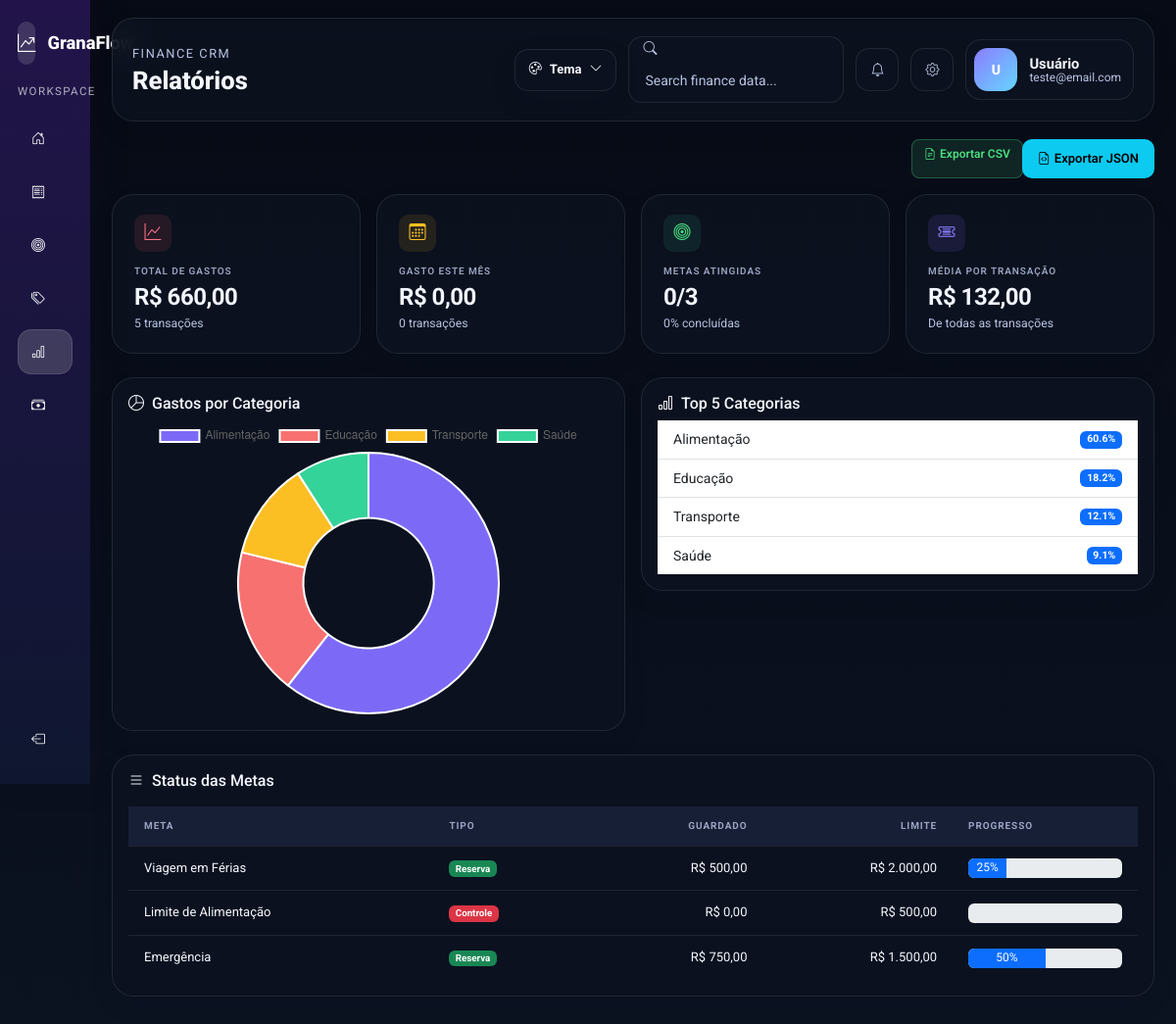
The app's page /public/relatorio (signed in) with its own data.
### tables this page shows
CREATE TABLE IF NOT EXISTS metas (
  id_meta INT AUTO_INCREMENT PRIMARY KEY,
  id_usuario INT NOT NULL,
  id_categoria INT NULL,
  nome_meta VARCHAR(50) NOT NULL,
  valor_limite DECIMAL(10,2) NOT NULL,
  valor_guardado DECIMAL(10,2) DEFAULT 0.00,
  tipo ENUM('gasto', 'reserva') DEFAULT 'gasto',
  data_inicio DATE,
  data_fim DATE,
  data_criacao DATETIME DEFAULT CURRENT_TIMESTAMP,
  FOREIGN KEY (id_usuario) REFERENCES usuarios(id_usuario) ON DELETE CASCADE,
  FOREIGN KEY (id_categoria) REFERENCES categorias(id_categoria) ON DELETE SET NULL
);

### app/Core/Controller.php (called while the page is built, shortened)
<?php
class Controller
{
    public function model($model)
    {
        $file = dirname(__DIR__) . '/Models/' . $model . '.php';
        return new $modelClass();
    }
    public function view($view, $data = [])
    {
        extract($data);
        require_once dirname(__DIR__) . '/Views/' . $view . '.php';
    }
}

### app/Controllers/RelatorioController.php (called while the page is built, shortened)
<?php
class RelatorioController extends Controller
{
    public function index()
    {
        $id_usuario = $_SESSION['id_usuario'];
        $gastoModel = $this->model('Gasto');
        $metaModel = $this->model('Meta');
        $gastos = $gastoModel->getGastos($id_usuario);
        $metas = $metaModel->getMetas($id_usuario);
        $total_gastos = array_sum(array_column($gastos, 'valor'));
        $mes_atual = date('m');
        $ano_atual = date('Y');
        $gastos_mes = array_filter($gastos, function ($g) use ($mes_atual, $ano_atual) {
            return date('m', strtotime($g['data_gasto'])) == $mes_atual
                && date('Y', strtotime($g['data_gasto'])) == $ano_atual;
        });
        $total_mes = array_sum(array_column($gastos_mes, 'valor'));
        $gastos_categoria = [];
        foreach ($gastos as $g) {
            if (!isset($gastos_categoria[$g['categoria']])) {
                $gastos_categoria[$g['categoria']] = 0;
            }
            $gastos_categoria[$g['categoria']] += $g['valor'];
        }
        arsort($gastos_categoria);
        $total_metas = count($metas);
        $metas_atingidas = count(array_filter($metas, function ($m) {
            return $m['valor_guardado'] >= $m['valor_limite'];
        }));
        $data = [
            'total_gastos' => $total_gastos,
            'total_mes' => $total_mes,
            'quantidade_gastos' => count($gastos),
            'quantidade_mes' => count($gastos_mes),
            'gastos_categoria' => $gastos_categoria,
            'metas' => $metas,
            'total_metas' => $total_metas,
            'metas_atingidas' => $metas_atingidas,
            'gastos' => $gastos,
        ];
        $this->view('relatorios/index', $data);
    }
}

### app/Core/App.php (called while the page is built, shortened)
<?php
class App
{
    protected $method     = 'login';
    public function __construct()
    {
        $url = $this->parseUrl();
        $controllerNome    = ucfirst(strtolower($url[0])) . 'Controller';
        $this->controller = $controllerNome;
        unset($url[0]);
        $url = array_values($url);
        $controllerObj   = new $controllerClass();
        if (!empty($url[0]) && method_exists($controllerObj, $url[0])) {
            $this->method = $url[0];
            unset($url[0]);
            $url = array_values($url);
        } else {
            $defaults = [
                'AuthController'      => 'login',
                'DashboardController' => 'index',
                'GastosController'    => 'index',
                'MetasController'     => 'index',
            ];
            $this->method = $defaults[$this->controller] ?? 'index';
        }
        $this->params = $url;
        call_user_func_array([$controllerObj, $this->method], $this->params);
    }
    protected function parseUrl()
    {
        if (isset($_GET['url'])) {
            return array_values(explode(
                '/',
                filter_var(rtrim($_GET['url'], '/'), FILTER_SANITIZE_URL)
            ));
        }
        return [];
    }
}

### public/index.php (called while the page is built)
<?php
require_once dirname(__DIR__) . '/app/init.php';
require_once dirname(__DIR__) . '/app/Core/App.php';
new \App\Core\App();

### app/init.php (called while the page is built, shortened)
<?php
spl_autoload_register(function ($class) {
    if (strpos($class, 'App\\') === 0) {
        $relative = substr($class, 4);
        $relative = str_replace('\\', '/', $relative);
        $file = dirname(__DIR__) . '/app/' . $relative . '.php';
    }
});

### app/Core/Model.php (called while the page is built, shortened)
<?php
class Model
{
    public function __construct()
    {
        $host   = "localhost";
        $usuario = "root";
        $senha  = "";
        $banco  = "granaflow";
        $porta  = 3308;
        $this->db = new mysqli($host, $usuario, $senha, $banco, $porta);
    }
}

### app/Models/Gasto.php (called while the page is built, shortened)
<?php
class Gasto extends Model
{
    public function getGastos($usuario_id, $filtro_categoria = null, $filtro_mes = null, $ordem = 'data_desc', $busca = null)
    {
        $sql = "SELECT g.*, c.nome AS categoria, m.simbolo
                FROM gastos g
                JOIN categorias c ON g.id_categoria = c.id_categoria
                JOIN moedas m ON g.id_moeda = m.id_moeda
                WHERE g.id_usuario = ?";
        $params = [$usuario_id];
        $tipos = "i";
        switch ($ordem) {
            default:
                $sql .= " ORDER BY g.data_gasto DESC";
        }
        $stmt = $this->db->prepare($sql);
        $stmt->bind_param($tipos, ...$params);
        $stmt->execute();
        return $stmt->get_result()->fetch_all(MYSQLI_ASSOC);
    }
}

### app/Models/Meta.php (called while the page is built, shortened)
<?php
class Meta extends Model
{
    public function getMetas($id_usuario)
    {
        $stmt = $this->db->prepare("SELECT * FROM metas WHERE id_usuario = ? ORDER BY data_criacao DESC");
        $stmt->bind_param("i", $id_usuario);
        $stmt->execute();
        return $stmt->get_result()->fetch_all(MYSQLI_ASSOC);
    }
}

### app/Views/relatorios/index.php (the view, shortened to what this page needs)
<?php
require_once dirname(__DIR__) . '/partials/shell_top.php';
?>
<div class="d-flex justify-content-end mb-3">
    <div class="btn-group">
        <a href="<?= BASE_URL ?>relatorio/exportarCSV" class="btn btn-success btn-acao btn-sm">
            <i class="bi bi-file-earmark-text me-1"></i>Exportar CSV
        </a>
        <a href="<?= BASE_URL ?>relatorio/exportarJSON" class="btn btn-info btn-acao btn-sm">
            <i class="bi bi-file-earmark-code me-1"></i>Exportar JSON
        </a>
    </div>
</div>
<div class="row g-3 mb-4">
    <div class="col-md-3"><div class="card card-resumo"><div class="card-body"><div class="card-resumo-icon" style="background:rgba(248,113,113,0.1);color:var(--red);"><i class="bi bi-graph-up"></i></div><h6>Total de Gastos</h6><div class="valor">R$ <?= number_format($total_gastos, 2, ',', '.') ?></div><small class="page-subtitle"><?= $quantidade_gastos ?> transações</small></div></div></div>
    <div class="col-md-3"><div class="card card-resumo"><div class="card-body"><div class="card-resumo-icon" style="background:rgba(251,191,36,0.1);color:var(--yellow);"><i class="bi bi-calendar3"></i></div><h6>Gasto este Mês</h6><div class="valor">R$ <?= number_format($total_mes, 2, ',', '.') ?></div><small class="page-subtitle"><?= $quantidade_mes ?> transações</small></div></div></div>
    <div class="col-md-3"><div class="card card-resumo"><div class="card-body"><div class="card-resumo-icon" style="background:rgba(52,211,153,0.1);color:var(--green);"><i class="bi bi-bullseye"></i></div><h6>Metas Atingidas</h6><div class="valor"><?= $metas_atingidas ?>/<?= $total_metas ?></div><small class="page-subtitle"><?= $total_metas > 0 ? number_format(($metas_atingidas / $total_metas * 100), 0) : 0 ?>% concluídas</small></div></div></div>
    <div class="col-md-3"><div class="card card-resumo"><div class="card-body"><div class="card-resumo-icon" style="background:rgba(124,106,247,0.12);color:var(--accent);"><i class="bi bi-ticket-detailed"></i></div><h6>Média por Transação</h6><div class="valor">R$ <?= $quantidade_gastos > 0 ? number_format($total_gastos / $quantidade_gastos, 2, ',', '.') : '0,00' ?></div><small class="page-subtitle">De todas as transações</small></div></div></div>
</div>
<div class="row g-3 mb-4">
    <div class="col-md-6"><div class="card formulario-card"><div class="card-body"><h6><i class="bi bi-pie-chart me-2"></i>Gastos por Categoria</h6><canvas id="graficoCategoria" style="max-height:300px;"></canvas></div></div></div>
    <div class="col-md-6"><div class="card formulario-card"><div class="card-body"><h6><i class="bi bi-bar-chart me-2"></i>Top 5 Categorias</h6><div class="list-group list-group-flush"><?php $top5 = array_slice($gastos_categoria, 0, 5, true); $total_categoria = array_sum($gastos_categoria); foreach ($top5 as $categoria => $valor): $percentual = $total_categoria > 0 ? ($valor / $total_categoria * 100) : 0; ?><div class="list-group-item d-flex justify-content-between align-items-center"><span><?= htmlspecialchars($categoria) ?></span><span class="badge bg-primary"><?= number_format($percentual, 1) ?>%</span></div><?php endforeach; ?></div></div></div></div>
</div>
<?php if (!empty($metas)): ?>
    <div class="card formulario-card">
        <div class="card-body">
            <h6 class="mb-3"><i class="bi bi-list me-2"></i>Status das Metas</h6>
            <div class="table-responsive">
                <table class="table table-sm mb-0 tabela-gastos">
                    <thead>
                        <tr>
                            <th>Meta</th>
                            <th>Tipo</th>
                            <th class="text-end">Guardado</th>
                            <th class="text-end">Limite</th>
                            <th>Progresso</th>
                        </tr>
                    </thead>
                    <tbody>
                        <?php foreach ($metas as $meta):
                            $percentual = $meta['valor_limite'] > 0 ? ($meta['valor_guardado'] / $meta['valor_limite'] * 100) : 0;
                        ?>
                            <tr>
                                <td><?= htmlspecialchars($meta['nome_meta']) ?></td>
                                <td><span class="badge bg-<?= $meta['tipo'] === 'gasto' ? 'danger' : 'success' ?>"><?= $meta['tipo'] === 'gasto' ? 'Controle' : 'Reserva' ?></span></td>
                                <td class="text-end">R$ <?= number_format($meta['valor_guardado'], 2, ',', '.') ?></td>
                                <td class="text-end">R$ <?= number_format($meta['valor_limite'], 2, ',', '.') ?></td>
                                <td><div class="progress" style="height:20px;"><div class="progress-bar" role="progressbar" style="width: <?= min(100, $percentual) ?>%;"><?= number_format($percentual, 0) ?>%</div></div></td>
                            </tr>
                        <?php endforeach; ?>
                    </tbody>
                </table>
            </div>
        </div>
    </div>
<?php endif; ?>
<script>
const labels = <?= json_encode(array_keys($gastos_categoria)) ?>;
const valores = <?= json_encode(array_values($gastos_categoria)) ?>;
const cores = ['#7c6af7', '#f87171', '#fbbf24', '#34d399', '#3b82f6', '#8b5cf6', '#ec4899', '#14b8a6', '#f59e0b', '#10b981'];
const ctxCategoria = document.getElementById('graficoCategoria');
if (ctxCategoria) {
    new Chart(ctxCategoria, {
        type: 'doughnut',
        data: { labels, datasets: [{ data: valores, backgroundColor: cores.slice(0, labels.length), borderColor: '#fff', borderWidth: 2 }] },
        options: { responsive: true, maintainAspectRatio: true }
    });
}
</script>
<?php require_once dirname(__DIR__) . '/partials/shell_bottom.php'; ?>

### records on screen
metas: nome_meta "Viagem em Férias", tipo "Reserva", valor_guardado "500,00", valor_limite "2.000,00", percentual "25"
metas: nome_meta "Limite de Alimentação", tipo "Controle", valor_guardado "0,00", valor_limite "500,00"
metas: nome_meta "Emergência", tipo "Reserva", valor_guardado "750,00", valor_limite "1.500,00", percentual "50"

### other values on screen
$pageKicker "FINANCE CRM"
$pageHeading "Relatórios"
substr($userName, 0, 1) "U"
$userName "Usuário"
$userEmail "teste@email.com"
$total_gastos "660,00"
$quantidade_gastos "5"
$total_mes "0,00"
$quantidade_mes "0"
$metas_atingidas "0"
$total_metas "3"
$metas_atingidas / $total_metas * 100 "0"
$total_gastos / $quantidade_gastos "132,00"
$categoria "Alimentação"
$percentual "60.6"
